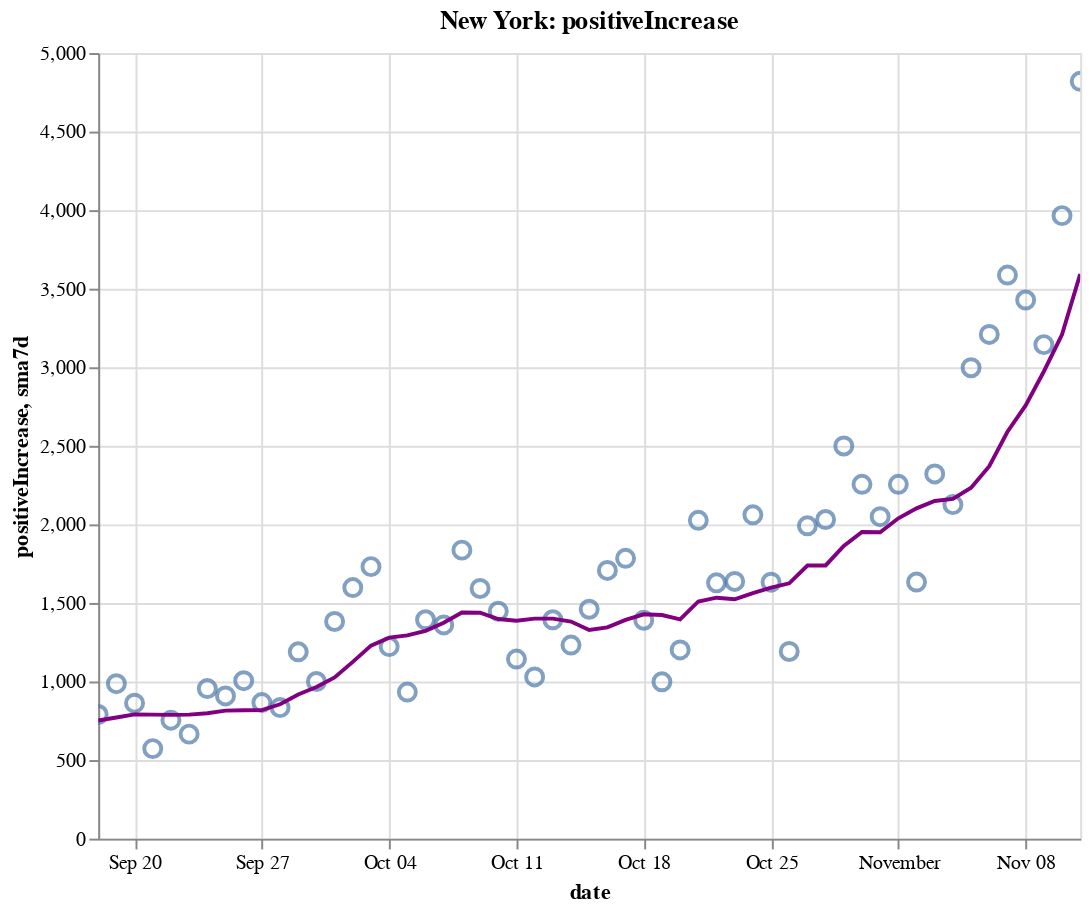

Notebook code cell kept with this figure:
### Code cell
create_plot(ny, 'positiveIncrease')

### Figure 1 — Vega-Lite specification as saved in the notebook (floating-point values rounded to 4 significant figures)
{"config": {"view": {"continuousWidth": 400, "continuousHeight": 300}}, "layer": [{"layer": [{"mark": {"type": "point", "size": 75}, "encoding": {"tooltip": [{"type": "temporal", "field": "date"}, {"type": "quantitative", "field": "positiveIncrease"}, {"type": "quantitative", "field": "sma7d"}], "x": {"type": "temporal", "field": "date"}, "y": {"type": "quantitative", "field": "positiveIncrease"}}, "selection": {"selector008": {"type": "interval", "bind": "scales", "encodings": ["x", "y"]}}}, {"mark": {"type": "line", "color": "purple"}, "encoding": {"x": {"type": "temporal", "field": "date"}, "y": {"type": "quantitative", "field": "sma7d"}}}]}, {"mark": {"type": "rule", "color": "#aaa"}, "encoding": {"x": {"type": "temporal", "field": "date"}}, "transform": [{"filter": {"selection": "selector007"}}]}, {"mark": "circle", "encoding": {"opacity": {"condition": {"value": 1, "selection": "selector007"}, "value": 0}, "tooltip": [{"type": "temporal", "field": "date"}, {"type": "quantitative", "field": "positiveIncrease"}, {"type": "quantitative", "field": "sma7d"}], "x": {"type": "temporal", "field": "date"}, "y": {"type": "quantitative", "field": "positiveIncrease"}}, "selection": {"selector007": {"type": "single", "encodings": ["x"], "on": "mouseover", "nearest": true, "empty": "none"}}}, {"mark": {"type": "text", "align": "left", "dx": 5, "dy": -5, "stroke": "white", "strokeWidth": 2}, "encoding": {"text": {"type": "quantitative", "field": "positiveIncrease"}, "tooltip": [{"type": "temporal", "field": "date"}, {"type": "quantitative", "field": "positiveIncrease"}, {"type": "quantitative", "field": "sma7d"}], "x": {"type": "temporal", "field": "date"}, "y": {"type": "quantitative", "field": "positiveIncrease"}}, "transform": [{"filter": {"selection": "selector007"}}]}, {"mark": {"type": "text", "align": "left", "dx": 5, "dy": -5}, "encoding": {"text": {"type": "quantitative", "field": "positiveIncrease"}, "tooltip": [{"type": "temporal", "field": "date"}, {"type": "quantitative", "field": "positiveIncrease"}, {"type": "quantitative", "field": "sma7d"}], "x": {"type": "temporal", "field": "date"}, "y": {"type": "quantitative", "field": "positiveIncrease"}}, "transform": [{"filter": {"selection": "selector007"}}]}], "data": {"name": "data-b1adbaa86005b5347f9140a0f69dffe0"}, "height": 400, "title": "New York: positiveIncrease", "width": 500, "$schema": "https://vega.github.io/schema/vega-lite/v4.8.1.json", "datasets": {"data-b1adbaa86005b5347f9140a0f69dffe0": [{"date": "2020-09-18T00:00:00", "totalTestResultsIncrease": 89730.0, "positiveIncrease": 790.0, "death": 25420.0, "deathIncrease": 10.0, "positiveRate": 0.009, "state": "New York", "sma7d": 751.6}, {"date": "2020-09-19T00:00:00", "totalTestResultsIncrease": 110400.0, "positiveIncrease": 986.0, "death": 25420.0, "deathIncrease": 2.0, "positiveRate": 0.009, "state": "New York", "sma7d": 771.1}, {"date": "2020-09-20T00:00:00", "totalTestResultsIncrease": 100400.0, "positiveIncrease": 862.0, "death": 25430.0, "deathIncrease": 2.0, "positiveRate": 0.009, "state": "New York", "sma7d": 790.7}, {"date": "2020-09-21T00:00:00", "totalTestResultsIncrease": 58320.0, "positiveIncrease": 573.0, "death": 25430.0, "deathIncrease": 1.0, "positiveRate": 0.01, "state": "New York", "sma7d": 789.3}, {"date": "2020-09-22T00:00:00", "totalTestResultsIncrease": 84000.0, "positiveIncrease": 754.0, "death": 25430.0, "deathIncrease": 4.0, "positiveRate": 0.009, "state": "New York", "sma7d": 787.6}, {"date": "2020-09-23T00:00:00", "totalTestResultsIncrease": 70930.0, "positiveIncrease": 665.0, "death": 25440.0, "deathIncrease": 5.0, "positiveRate": 0.009, "state": "New York", "sma7d": 789.4}, {"date": "2020-09-24T00:00:00", "totalTestResultsIncrease": 92950.0, "positiveIncrease": 955.0, "death": 25440.0, "deathIncrease": 2.0, "positiveRate": 0.01, "state": "New York", "sma7d": 797.9}, {"date": "2020-09-25T00:00:00", "totalTestResultsIncrease": 94820.0, "positiveIncrease": 908.0, "death": 25450.0, "deathIncrease": 7.0, "positiveRate": 0.01, "state": "New York", "sma7d": 814.7}, {"date": "2020-09-26T00:00:00", "totalTestResultsIncrease": 99950.0, "positiveIncrease": 1005.0, "death": 25450.0, "deathIncrease": 4.0, "positiveRate": 0.01, "state": "New York", "sma7d": 817.4}, {"date": "2020-09-27T00:00:00", "totalTestResultsIncrease": 84770.0, "positiveIncrease": 866.0, "death": 25460.0, "deathIncrease": 6.0, "positiveRate": 0.01, "state": "New York", "sma7d": 818.0}, {"date": "2020-09-28T00:00:00", "totalTestResultsIncrease": 52940.0, "positiveIncrease": 834.0, "death": 25470.0, "deathIncrease": 12.0, "positiveRate": 0.016, "state": "New York", "sma7d": 855.3}, {"date": "2020-09-29T00:00:00", "totalTestResultsIncrease": 88230.0, "positiveIncrease": 1189.0, "death": 25470.0, "deathIncrease": 2.0, "positiveRate": 0.013, "state": "New York", "sma7d": 917.4}, {"date": "2020-09-30T00:00:00", "totalTestResultsIncrease": 97960.0, "positiveIncrease": 1000.0, "death": 25480.0, "deathIncrease": 9.0, "positiveRate": 0.01, "state": "New York", "sma7d": 965.3}, {"date": "2020-10-01T00:00:00", "totalTestResultsIncrease": 109200.0, "positiveIncrease": 1382.0, "death": 25490.0, "deathIncrease": 11.0, "positiveRate": 0.013, "state": "New York", "sma7d": 1026.0}, {"date": "2020-10-02T00:00:00", "totalTestResultsIncrease": 119500.0, "positiveIncrease": 1598.0, "death": 25500.0, "deathIncrease": 7.0, "positiveRate": 0.013, "state": "New York", "sma7d": 1125.0}, {"date": "2020-10-03T00:00:00", "totalTestResultsIncrease": 134300.0, "positiveIncrease": 1731.0, "death": 25500.0, "deathIncrease": 8.0, "positiveRate": 0.013, "state": "New York", "sma7d": 1229.0}, {"date": "2020-10-04T00:00:00", "totalTestResultsIncrease": 110300.0, "positiveIncrease": 1222.0, "death": 25520.0, "deathIncrease": 14.0, "positiveRate": 0.011, "state": "New York", "sma7d": 1279.0}, {"date": "2020-10-05T00:00:00", "totalTestResultsIncrease": 76400.0, "positiveIncrease": 933.0, "death": 25530.0, "deathIncrease": 8.0, "positiveRate": 0.012, "state": "New York", "sma7d": 1294.0}, {"date": "2020-10-06T00:00:00", "totalTestResultsIncrease": 96360.0, "positiveIncrease": 1393.0, "death": 25540.0, "deathIncrease": 9.0, "positiveRate": 0.014, "state": "New York", "sma7d": 1323.0}, {"date": "2020-10-07T00:00:00", "totalTestResultsIncrease": 108200.0, "positiveIncrease": 1360.0, "death": 25540.0, "deathIncrease": 9.0, "positiveRate": 0.013, "state": "New York", "sma7d": 1374.0}, {"date": "2020-10-08T00:00:00", "totalTestResultsIncrease": 145800.0, "positiveIncrease": 1836.0, "death": 25560.0, "deathIncrease": 10.0, "positiveRate": 0.013, "state": "New York", "sma7d": 1439.0}, {"date": "2020-10-09T00:00:00", "totalTestResultsIncrease": 139300.0, "positiveIncrease": 1592.0, "death": 25560.0, "deathIncrease": 6.0, "positiveRate": 0.011, "state": "New York", "sma7d": 1438.0}, {"date": "2020-10-10T00:00:00", "totalTestResultsIncrease": 134600.0, "positiveIncrease": 1447.0, "death": 25570.0, "deathIncrease": 8.0, "positiveRate": 0.011, "state": "New York", "sma7d": 1398.0}, {"date": "2020-10-11T00:00:00", "totalTestResultsIncrease": 118300.0, "positiveIncrease": 1143.0, "death": 25570.0, "deathIncrease": 5.0, "positiveRate": 0.01, "state": "New York", "sma7d": 1386.0}, {"date": "2020-10-12T00:00:00", "totalTestResultsIncrease": 91790.0, "positiveIncrease": 1029.0, "death": 25590.0, "deathIncrease": 13.0, "positiveRate": 0.011, "state": "New York", "sma7d": 1400.0}, {"date": "2020-10-13T00:00:00", "totalTestResultsIncrease": 99070.0, "positiveIncrease": 1393.0, "death": 25600.0, "deathIncrease": 11.0, "positiveRate": 0.014, "state": "New York", "sma7d": 1400.0}, {"date": "2020-10-14T00:00:00", "totalTestResultsIncrease": 111700.0, "positiveIncrease": 1232.0, "death": 25600.0, "deathIncrease": 7.0, "positiveRate": 0.011, "state": "New York", "sma7d": 1382.0}, {"date": "2020-10-15T00:00:00", "totalTestResultsIncrease": 133200.0, "positiveIncrease": 1460.0, "death": 25620.0, "deathIncrease": 13.0, "positiveRate": 0.011, "state": "New York", "sma7d": 1328.0}, {"date": "2020-10-16T00:00:00", "totalTestResultsIncrease": 136000.0, "positiveIncrease": 1707.0, "death": 25630.0, "deathIncrease": 10.0, "positiveRate": 0.013, "state": "New York", "sma7d": 1344.0}, {"date": "2020-10-17T00:00:00", "totalTestResultsIncrease": 160000.0, "positiveIncrease": 1784.0, "death": 25640.0, "deathIncrease": 9.0, "positiveRate": 0.011, "state": "New York", "sma7d": 1393.0}, {"date": "2020-10-18T00:00:00", "totalTestResultsIncrease": 128800.0, "positiveIncrease": 1390.0, "death": 25640.0, "deathIncrease": 7.0, "positiveRate": 0.011, "state": "New York", "sma7d": 1428.0}, {"date": "2020-10-19T00:00:00", "totalTestResultsIncrease": 82010.0, "positiveIncrease": 998.0, "death": 25660.0, "deathIncrease": 15.0, "positiveRate": 0.012, "state": "New York", "sma7d": 1423.0}, {"date": "2020-10-20T00:00:00", "totalTestResultsIncrease": 90540.0, "positiveIncrease": 1201.0, "death": 25670.0, "deathIncrease": 13.0, "positiveRate": 0.013, "state": "New York", "sma7d": 1396.0}, {"date": "2020-10-21T00:00:00", "totalTestResultsIncrease": 124800.0, "positiveIncrease": 2026.0, "death": 25680.0, "deathIncrease": 7.0, "positiveRate": 0.016, "state": "New York", "sma7d": 1509.0}, {"date": "2020-10-22T00:00:00", "totalTestResultsIncrease": 135300.0, "positiveIncrease": 1628.0, "death": 25690.0, "deathIncrease": 15.0, "positiveRate": 0.012, "state": "New York", "sma7d": 1533.0}, {"date": "2020-10-23T00:00:00", "totalTestResultsIncrease": 141500.0, "positiveIncrease": 1637.0, "death": 25700.0, "deathIncrease": 11.0, "positiveRate": 0.012, "state": "New York", "sma7d": 1523.0}, {"date": "2020-10-24T00:00:00", "totalTestResultsIncrease": 156900.0, "positiveIncrease": 2061.0, "death": 25720.0, "deathIncrease": 13.0, "positiveRate": 0.013, "state": "New York", "sma7d": 1563.0}, {"date": "2020-10-25T00:00:00", "totalTestResultsIncrease": 120800.0, "positiveIncrease": 1632.0, "death": 25730.0, "deathIncrease": 12.0, "positiveRate": 0.014, "state": "New York", "sma7d": 1598.0}, {"date": "2020-10-26T00:00:00", "totalTestResultsIncrease": 82120.0, "positiveIncrease": 1191.0, "death": 25740.0, "deathIncrease": 12.0, "positiveRate": 0.015, "state": "New York", "sma7d": 1625.0}, {"date": "2020-10-27T00:00:00", "totalTestResultsIncrease": 111600.0, "positiveIncrease": 1991.0, "death": 25760.0, "deathIncrease": 16.0, "positiveRate": 0.018, "state": "New York", "sma7d": 1738.0}, {"date": "2020-10-28T00:00:00", "totalTestResultsIncrease": 129700.0, "positiveIncrease": 2031.0, "death": 25770.0, "deathIncrease": 15.0, "positiveRate": 0.016, "state": "New York", "sma7d": 1739.0}, {"date": "2020-10-29T00:00:00", "totalTestResultsIncrease": 168400.0, "positiveIncrease": 2499.0, "death": 25790.0, "deathIncrease": 19.0, "positiveRate": 0.015, "state": "New York", "sma7d": 1863.0}, {"date": "2020-10-30T00:00:00", "totalTestResultsIncrease": 146900.0, "positiveIncrease": 2255.0, "death": 25800.0, "deathIncrease": 12.0, "positiveRate": 0.015, "state": "New York", "sma7d": 1951.0}, {"date": "2020-10-31T00:00:00", "totalTestResultsIncrease": 137000.0, "positiveIncrease": 2049.0, "death": 25810.0, "deathIncrease": 3.0, "positiveRate": 0.015, "state": "New York", "sma7d": 1950.0}, {"date": "2020-11-01T00:00:00", "totalTestResultsIncrease": 148900.0, "positiveIncrease": 2255.0, "death": 25820.0, "deathIncrease": 17.0, "positiveRate": 0.015, "state": "New York", "sma7d": 2039.0}, {"date": "2020-11-02T00:00:00", "totalTestResultsIncrease": 96100.0, "positiveIncrease": 1633.0, "death": 25840.0, "deathIncrease": 14.0, "positiveRate": 0.017, "state": "New York", "sma7d": 2102.0}, {"date": "2020-11-03T00:00:00", "totalTestResultsIncrease": 127900.0, "positiveIncrease": 2321.0, "death": 25850.0, "deathIncrease": 15.0, "positiveRate": 0.018, "state": "New York", "sma7d": 2149.0}, {"date": "2020-11-04T00:00:00", "totalTestResultsIncrease": 133500.0, "positiveIncrease": 2126.0, "death": 25870.0, "deathIncrease": 15.0, "positiveRate": 0.016, "state": "New York", "sma7d": 2163.0}, {"date": "2020-11-05T00:00:00", "totalTestResultsIncrease": 161000.0, "positiveIncrease": 2997.0, "death": 25890.0, "deathIncrease": 24.0, "positiveRate": 0.019, "state": "New York", "sma7d": 2234.0}, {"date": "2020-11-06T00:00:00", "totalTestResultsIncrease": 160700.0, "positiveIncrease": 3209.0, "death": 25910.0, "deathIncrease": 18.0, "positiveRate": 0.02, "state": "New York", "sma7d": 2370.0}, {"date": "2020-11-07T00:00:00", "totalTestResultsIncrease": 163300.0, "positiveIncrease": 3587.0, "death": 25930.0, "deathIncrease": 18.0, "positiveRate": 0.022, "state": "New York", "sma7d": 2590.0}, {"date": "2020-11-08T00:00:00", "totalTestResultsIncrease": 145600.0, "positiveIncrease": 3428.0, "death": 25950.0, "deathIncrease": 19.0, "positiveRate": 0.024, "state": "New York", "sma7d": 2757.0}, {"date": "2020-11-09T00:00:00", "totalTestResultsIncrease": 111400.0, "positiveIncrease": 3144.0, "death": 25970.0, "deathIncrease": 26.0, "positiveRate": 0.028, "state": "New York", "sma7d": 2973.0}, {"date": "2020-11-10T00:00:00", "totalTestResultsIncrease": 128000.0, "positiveIncrease": 3965.0, "death": 26000.0, "deathIncrease": 32.0, "positiveRate": 0.031, "state": "New York", "sma7d": 3208.0}, {"date": "2020-11-11T00:00:00", "totalTestResultsIncrease": 164300.0, "positiveIncrease": 4820.0, "death": 26030.0, "deathIncrease": 21.0, "positiveRate": 0.029, "state": "New York", "sma7d": 3593.0}]}}
